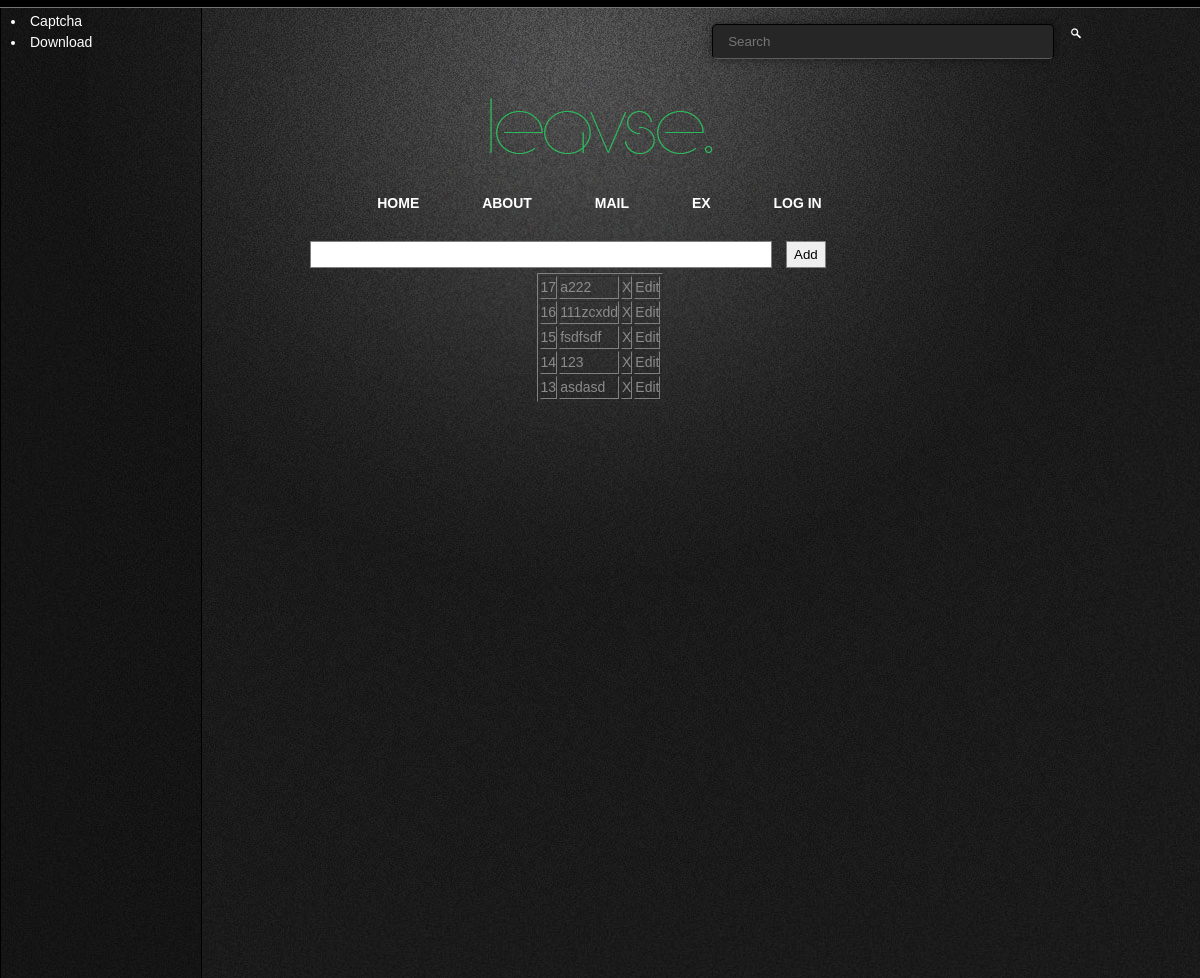
Before: /about with the older database file.
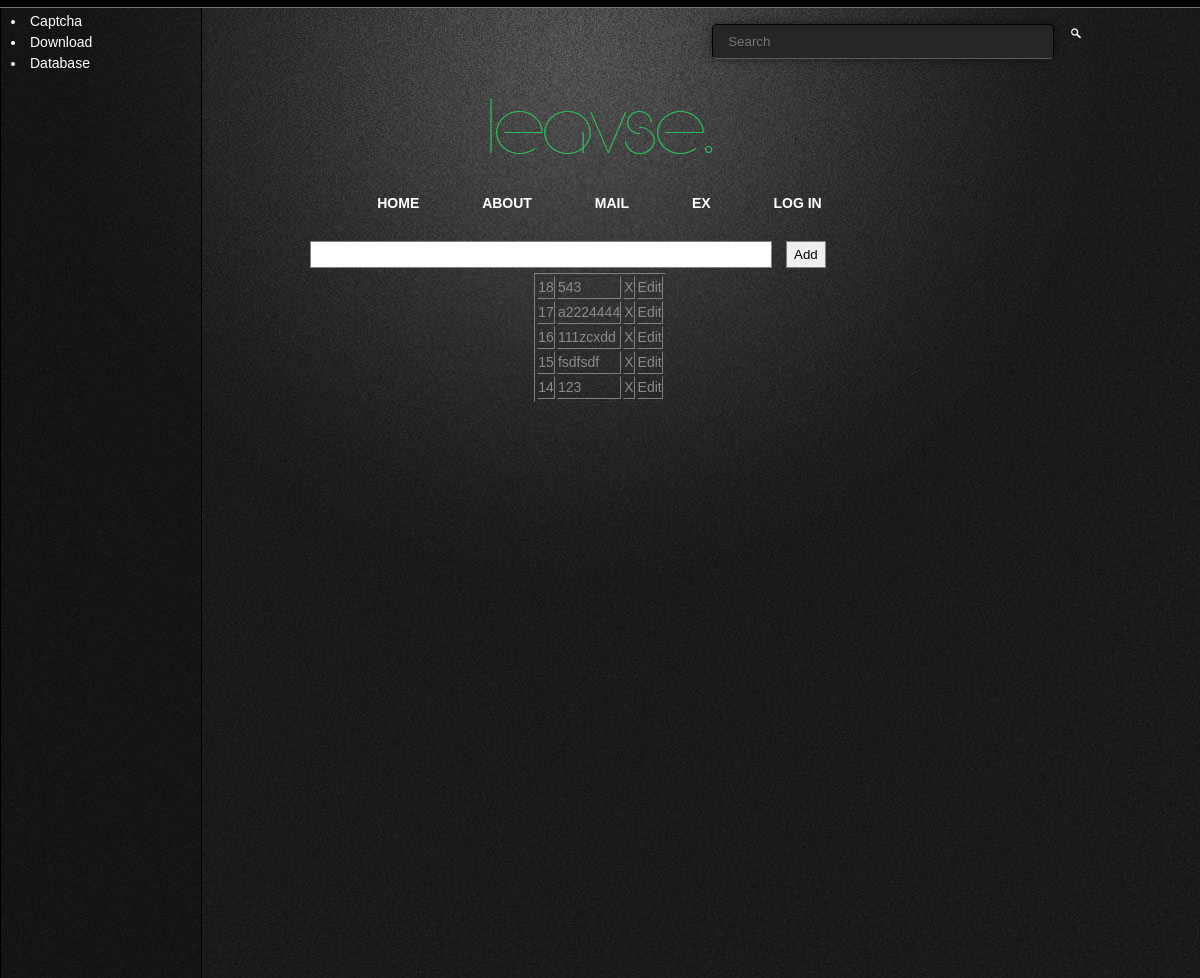
After: the same page with the newer database file.
### tables this page shows
CREATE TABLE IF NOT EXISTS `content` (
  `id` int(11) NOT NULL AUTO_INCREMENT,
  `title` varchar(255) NOT NULL,
  `link` varchar(255) NOT NULL,
  `tag` varchar(255) NOT NULL,
  `meta_d` varchar(255) NOT NULL,
  `meta_k` varchar(255) NOT NULL,
  `content` text NOT NULL,
  `date` date NOT NULL,
  `time` time NOT NULL,
  PRIMARY KEY (`id`)
);

CREATE TABLE IF NOT EXISTS `user` (
  `id` int(11) NOT NULL AUTO_INCREMENT,
  `name` varchar(255) DEFAULT NULL,
  PRIMARY KEY (`id`)
);

### application/controllers/about.php (called while the page is built, shortened)
<?php
class About extends Controller{
    function index($id=1){
            $config['id'] = $id;
            $config['link'] = M4A1_HOST.strtolower(__CLASS__).'/page/';
            $config['table'] = 'user';
            $config['per_page'] = 5;
            $config['countRow'] = Registry::get('DB')->query("SELECT COUNT(*) FROM `user`")->fetchColumn();
        $this->paginator->initialize($config);
        $data['welcome'] = $this->paginator->getPage('', 'ORDER BY `id` DESC');
        $this->view('about/index', $data);
    }
}

### index.php (called while the page is built, shortened)
<?php session_start();
require './system/config/database.php';
new Bootstrap();

### system/libs/registry.php (called while the page is built, shortened)
<?php
class Registry{
        public static $_obj = array();
        public static function set($name, $object){
            self::$_obj[$name] = $object;
        }
        public static function get($name = NULL){
            if(!empty(self::$_obj)){
                return self::$_obj[$name];
            }
        }
}

### system/libs/model.php (called while the page is built)
<?php
class Model{
    function __construct(){
        $this->db = Registry::get('DB');
    }
}

### system/libs/database.php (called while the page is built, shortened)
<?php
class Database extends PDO{
    public function selectMulti($table){
        $sql = $this->query("SELECT * FROM `$table`");
        return $sql->fetchAll(PDO::FETCH_CLASS, "stdClass");
    }
}

### application/models/get_db.php (called while the page is built, shortened)
<?php
    class get_db extends Model{
        function selectMulti($table){
            return $this->db->selectMulti($table);
        }
    }

### application/models/shortlink.php (called while the page is built, shortened)
<?php
    class shortlink extends Controller{
        public function allLink(){
            return $data['shortLink'] = $this->get_db->selectMulti('content');
        }
    }

### system/libs/paginator.php (called while the page is built, shortened)
<?php
class Paginator{
    private $id             = 1;
    private $link;
    private $table;
    private $countRow;
    private $per_page       = 3;
    function initialize($param = array()){
        $this->countRow = Registry::get('DB')->query("SELECT COUNT(*) FROM `".$this->table."`")->fetchColumn();
    }
    function pageCount(){
    	if($this->countRow > 0)
        	return ceil($this->countRow/$this->per_page);
        else
            return 1;
    }
    function begin(){
        return ($this->id-1)*$this->per_page;
    }
    public function getPage($where = '', $order = ''){
        if($this->id <= $this->pageCount() && is_numeric($this->id)){
            return Registry::get('DB')->query("SELECT * FROM `".$this->table."` ".$where." ".$order."  LIMIT ".$this->begin().", ".$this->per_page)->fetchAll(PDO::FETCH_CLASS, "stdClass");
        }else{
            header("Location: ".$this->link);
            exit();
        }
    }
}

### application/views/about/index.php (the view)
<form action="/about/add" method="post">
<input type="text" name="name" />
<input type="submit" name="send" value="Add" />
</form>
<table border="1" cellpadding="10">
<?php foreach($welcome as $val):?>
<tr>
<td><?php echo $val->id;?></td>
<td><?php echo $val->name;?></td>
<td><a href="<?php echo M4A1_HOST?>about/edit/<?php echo $val->id?>">X</a></td>
<td><a href="<?php echo M4A1_HOST?>about/edit/<?php echo $val->id?>">Edit</a></td>
</tr>
<?php endforeach?>
</table>

### application/views/header.php (shortened to what this page needs)
<!DOCTYPE html>
<html>
<head>
    <link rel="stylesheet" type="text/css" href="<?php echo M4A1_HOST;?>public/css/style.css" />
    <link rel="stylesheet" type="text/css" href="<?php echo M4A1_HOST; ?>usefull/jqueryFileTree/jqueryFileTree.css" />
</head>
<body>
<div style="height: 7px; background: black; border-bottom: 1px solid #737476; z-index: 99;"></div>
<div style="height: 40px; width: 1100px;">
    <div id="search" >
        <form action="" method="post" id="search-form">
                <input type="text" placeholder="Search" name="s" />
                <input type="submit" name="search" id="searchBtn" value="" />
            </form>
        </div>
</div>
<div id="content">
<div id="info">
    <div id="transparent"></div>
    <div id="info_content">
        <?php
            $link = new shortlink();
            $link = $link->allLink();
        ?>
        <?php foreach ($link as $value):?>
            <li>
                <a href="<?php echo M4A1_HOST;?>content/show/<?php echo $value->link;?>">
                    <?php echo $value->title?>
                </a>
            </li>
        <?php endforeach;?>
    </div>
</div>
    <h1 id="logo"><img src="<?php echo M4A1_HOST;?>public/img/leavse.png"></h1>
    <div id="menu">
        <a href="<?php echo M4A1_HOST;?>">Home</a>
        <a href="<?php echo M4A1_HOST;?>about">About</a>
        <a href="<?php echo M4A1_HOST;?>mail">Mail</a>
        <a href="<?php echo M4A1_HOST;?>ex">EX</a>
        <?php if(!isset($_SESSION['login'])):?>
            <a href="<?php echo M4A1_HOST;?>log/in">log In</a>
        <?php else:?>
            <a href="<?php echo M4A1_HOST;?>log/out">log Out</a>
        <?php endif;?>
    </div>

Changed rows visible on the page:
no longer on this page (row unchanged): user: id "13", name "asdasd"
added content: title "Database"
added user: id "18", name "543"
changed user id 17: name "a222" → "a2224444"
